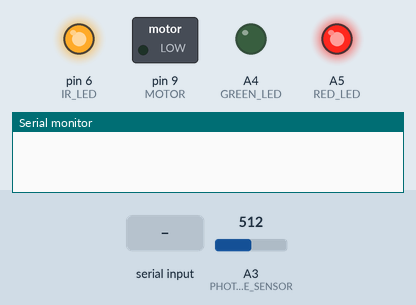
Simulated run of this sketch. Board: Arduino Uno, built with avr-gcc and run on an emulated ATmega328P. Shown: switched loads named in the sketch (green lamp = pin HIGH), output pins drawn as LEDs (lit = HIGH), the last lines printed to the serial monitor. The inputs (shaded band) are chosen by the test bench; at power-on: A3 (PHOTODIODE_SENSOR) = 512. Pins used as bus, display or sensor lines are not drawn.

Above: at 1.2 s.
1.3 s: A3 (PHOTODIODE_SENSOR) set to 490
2.8 s: A3 (PHOTODIODE_SENSOR) set to 465
4.3 s: A3 (PHOTODIODE_SENSOR) set to 424
At 5.1 s:
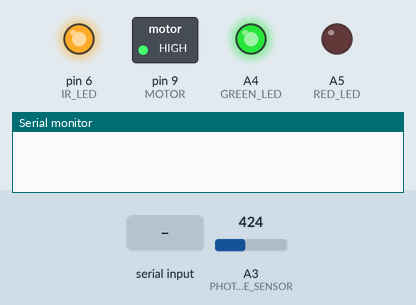
At 5.6 s:
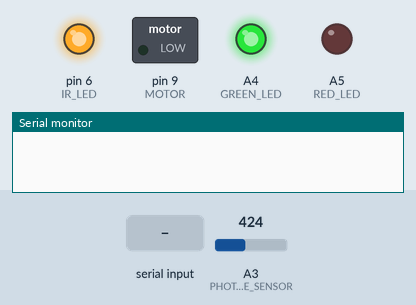
6.7 s: "1" received over Serial
At 8.3 s:
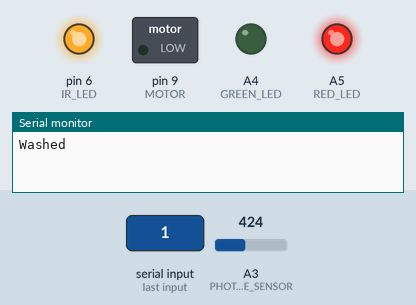
11.7 s: A3 (PHOTODIODE_SENSOR) set to 404
13.2 s: A3 (PHOTODIODE_SENSOR) set to 375
Timing chart, 0 to 15.7 s (numbered marks = the images above; inputs shaded):
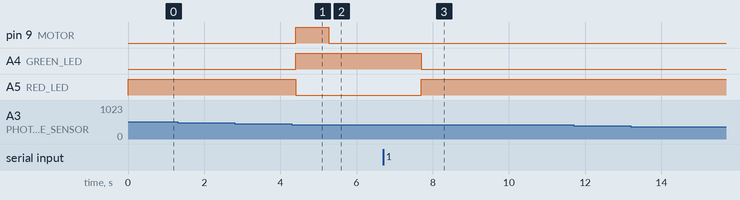

The sketch:

dispenser.ino
```cpp
#include "dispenser.h"

enum DispenserState { Unwashed, Dispense, Washed } dispenserState;
unsigned long SensorTime; // Timer for when sensor detects hand.
unsigned long WashTime; // Timer for end of washed state
unsigned long DispenseTime; // Timer for length of dispense state
bool wash_flag; // Flag for deciding what to send
unsigned int previous_readings[NUM_READINGS];
unsigned int new_readings[NUM_READINGS];
int index = 0;
// 1 minute 30 seconds to log on (milliseconds)
const unsigned long WASH_TIMEOUT = 90000;

void set_to_washed() {
  wash_flag = WASHED; // Indicate that button is pressed
  analogWrite(RED_LED, 0); // Turn off red first so both LEDs are not on
  analogWrite(GREEN_LED, 255); // Turn on green to indicate login time
  WashTime = millis(); // Begine wash_timer for timeout
}

void set_to_unwashed() {
  wash_flag = UNWASHED; // Indicate unwashed
  analogWrite(GREEN_LED, 0); // Turn off green first so both LEDs are not on
  analogWrite(RED_LED, 255); // Turn on red to indicate washing hands
}

void initialize_sensor() {
  // Set up the sensor reading arrayss
  for (int i = 0; i < NUM_READINGS; i++) {
    previous_readings[i] = analogRead(PHOTODIODE_SENSOR);
    new_readings[i] = analogRead(PHOTODIODE_SENSOR);
  }
}

bool read_sensor() {
  if (millis() - SensorTime < SENSOR_DELAY){
    return false;
  }
  //Add sensor reading into the array
  previous_readings[index] = new_readings[index];
  new_readings[index] = analogRead(PHOTODIODE_SENSOR);

  // Move index down the array
  index++;

  // Loop index back to 0 if past array bounds
  if (index > NUM_READINGS - 1) {
    index = 0;
  }

  // Initialize average readings variables
  float previous_ave = 0;
  float new_ave = 0;
  // Add up the previous and new readings arrays
  for (int i = 0; i < NUM_READINGS; i++) {
    previous_ave += previous_readings[i];
    new_ave += new_readings[i];
  }

  // Calculate the average of the readings
  previous_ave /= NUM_READINGS;
  new_ave /= NUM_READINGS;

  // Update SensorTime for delay
  SensorTime = millis();

  if (previous_ave - new_ave > THRESHOLD_CHANGE) {
    return true;
  }
  else {
    return false;
  }
}

void setup() {
  // Setup pins
  pinMode(GREEN_LED, OUTPUT);
  pinMode(RED_LED, OUTPUT);
  pinMode(MOTOR, OUTPUT);
  Serial.begin(9600); // Set baud rate to 9600.
  pinMode(PHOTODIODE_SENSOR, INPUT);
  pinMode(PHOTODIODE_POWER, OUTPUT);
  digitalWrite(PHOTODIODE_POWER, HIGH);
  pinMode(IR_LED, OUTPUT);
  digitalWrite(IR_LED, HIGH);
  set_to_unwashed();
  initialize_sensor();
  dispenserState = Unwashed; // Set state back to unwashed
} // setup()

void loop() {
  // Check for ping from pc
  if (Serial.available() > 0) {
    Serial.readString(); // Read in passed
    // Send state of wash_flag to pc
    if (wash_flag) {
      Serial.println("Washed"); // Indicate that hands have been washed
      set_to_unwashed();
      dispenserState = Unwashed; // Set state back to unwashed
    }
    else {
      Serial.println("Unwashed"); // Indicate that hands are not washed
    }
  }

  switch (dispenserState) {
    case Unwashed:
      if (read_sensor()) { // If hand detected.
        DispenseTime = millis(); // Record time of hand detection.
        analogWrite(MOTOR, 255);
        set_to_washed();
        dispenserState = Dispense; // Set state back to unwashed
      }
      break;

    case Dispense:
      read_sensor();
      if (millis() - DispenseTime >= DISPENCE_TIME) {
        analogWrite(MOTOR, 0);
        set_to_washed();
        dispenserState = Washed; // Set state to washed
      }
      break;

    case Washed:
      if (read_sensor() && millis() - DispenseTime >= DISPENCE_DELAY) { // If hand detected.
        analogWrite(MOTOR, 255);
        DispenseTime = millis(); // Record time of hand detection.
        dispenserState = Dispense; // Move to intial detection state.
      }
      else if (millis() - WashTime >= WASH_TIMEOUT) {
        set_to_unwashed();
        dispenserState = Unwashed; // Set state back to unwashed
      }
      break;
  }
} // loop()
```

dispenser.h
```cpp
// Bools to be used for the wash_flag
#define WASHED true
#define UNWASHED false
// Pin assignments
#define RED_LED A5
#define GREEN_LED A4
#define MOTOR  9 // D9
#define PHOTODIODE_SENSOR A3
#define PHOTODIODE_POWER 2 //D2
#define IR_LED 6 // D6
// Threshold for defining hand detection.
#define THRESHOLD_CHANGE 30
#define NUM_READINGS 2
#define SENSOR_DELAY 100
// Amount of time to dispense.
#define DISPENCE_TIME 875 // .875 second
#define DISPENCE_DELAY 3000 // 3 seconds
```

Measured:
- the behaviour switches between 435 and 434 on A3 (PHOTODIODE_SENSOR) (found by bisection; images 0 and 1)
- after the input at 1.3 s, every drawn part: stays the same
- after the input at 2.8 s, every drawn part: stays the same
- after the input at 4.3 s, pin 9 (MOTOR): LOW → HIGH after 0.10 s, → LOW 0.88 s later; A4 (GREEN_LED): LOW → HIGH after 0.10 s; A5 (RED_LED): HIGH → LOW after 0.10 s
- after the input at 6.7 s, A4 (GREEN_LED): HIGH → LOW after 1.0 s; A5 (RED_LED): LOW → HIGH after 1.0 s
- after the input at 11.7 s, every drawn part: stays the same
- after the input at 13.2 s, every drawn part: stays the same
